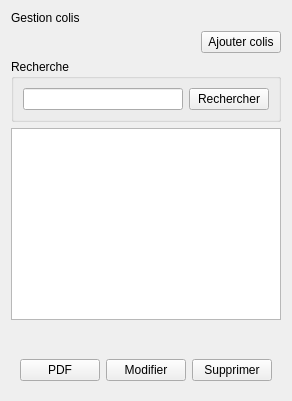
      <widget class="QWidget" name="page_1">
       <layout class="QGridLayout" name="gridLayout_2">
        <item row="6" column="0">
         <widget class="QWidget" name="groupBox_113" native="true">
          <layout class="QHBoxLayout" name="horizontalLayout_88">
           <item>
            <widget class="QPushButton" name="pushButton_128">
             <property name="text">
              <string>PDF</string>
             </property>
            </widget>
           </item>
           <item>
            <widget class="QPushButton" name="pushButton_Modifier_Colis">
             <property name="text">
              <string>Modifier</string>
             </property>
            </widget>
           </item>
           <item>
            <widget class="QPushButton" name="pushButton_SupprimerColis">
             <property name="text">
              <string>Supprimer</string>
             </property>
            </widget>
           </item>
          </layout>
         </widget>
        </item>
        <item row="4" column="0">
         <widget class="QTableView" name="tableView_colis"/>
        </item>
        <item row="5" column="0">
         <widget class="QWidget" name="horizontalLayout_104" native="true">
          <layout class="QHBoxLayout" name="horizontalLayout_75"/>
         </widget>
        </item>
        <item row="1" column="0">
         <layout class="QHBoxLayout" name="horizontalLayout_101">
          <item>
           <spacer name="horizontalSpacer_40">
            <property name="orientation">
             <enum>Qt::Horizontal</enum>
            </property>
            <property name="sizeHint" stdset="0">
             <size>
              <width>40</width>
              <height>20</height>
             </size>
            </property>
           </spacer>
          </item>
          <item>
           <widget class="QPushButton" name="pushButton_Ajouter_Colis">
            <property name="text">
             <string>Ajouter colis</string>
            </property>
           </widget>
          </item>
         </layout>
        </item>
        <item row="0" column="0">
         <widget class="QLabel" name="label_244">
          <property name="styleSheet">
           <string notr="true">font: 22pt &quot;Nunito Sans&quot;;</string>
          </property>
          <property name="text">
           <string>Gestion colis</string>
          </property>
         </widget>
        </item>
        <item row="2" column="0">
         <widget class="QGroupBox" name="groupBox_99">
          <property name="title">
           <string>Recherche</string>
          </property>
          <layout class="QHBoxLayout" name="horizontalLayout_76">
           <item>
            <widget class="QLineEdit" name="lineEdit_73"/>
           </item>
           <item>
            <widget class="QPushButton" name="pushButton_Rechercher_Colis">
             <property name="text">
              <string>Rechercher</string>
             </property>
            </widget>
           </item>
          </layout>
         </widget>
        </item>
       </layout>
      </widget>
